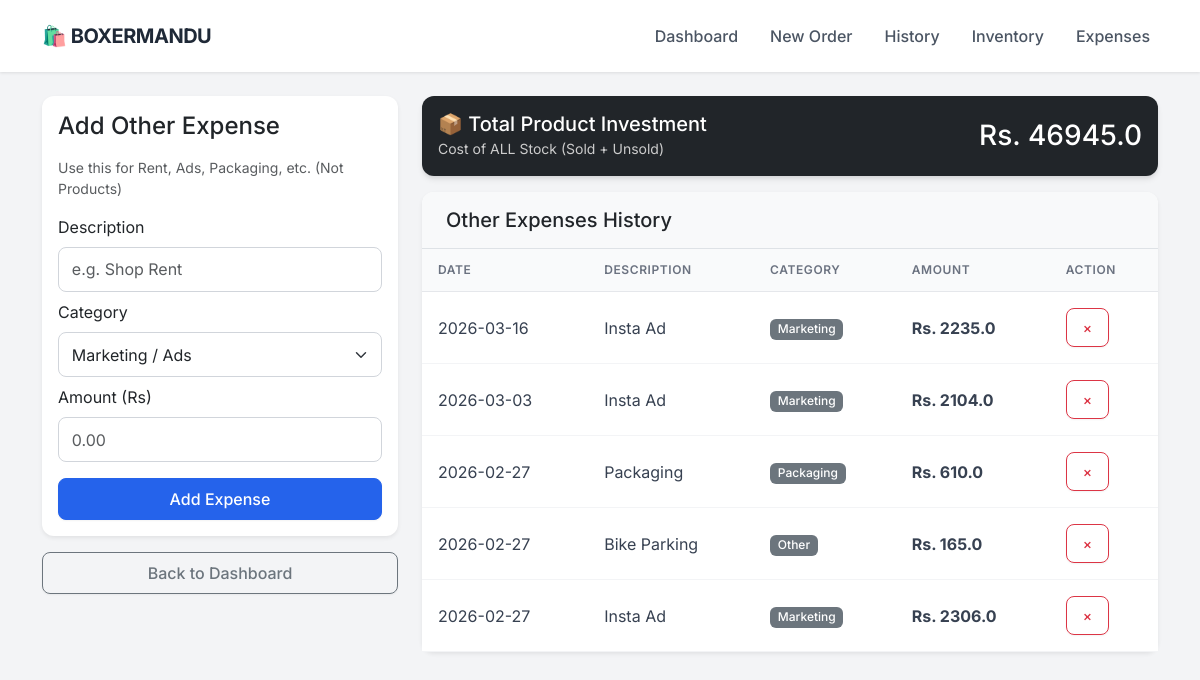
/expenses, run on the app's committed database.
### app.py (models this page shows)
class Expense(db.Model):
    id = db.Column(db.Integer, primary_key=True)
    description = db.Column(db.String(100), nullable=False)
    category = db.Column(db.String(50), nullable=False) # e.g. Rent, Marketing, Packaging
    amount = db.Column(db.Float, nullable=False)
    date = db.Column(db.DateTime, default=datetime.utcnow)

### app.py (the view, shortened to what this page needs)
@app.route('/expenses', methods=['GET', 'POST'])
def expenses():
    all_expenses = Expense.query.order_by(Expense.date.desc()).all()
    inventory_value = 0
    products = Product.query.all()
    for p in products:
        inventory_value += (p.stock * p.cost_price)
    sold_cost = 0
    order_items = OrderItem.query.all()
    for item in order_items:
        product = Product.query.get(item.product_id)
        if product:
            sold_cost += (item.quantity * product.cost_price)
    total_product_expense = inventory_value + sold_cost
    return render_template('expenses.html',
                           expenses=all_expenses,
                           product_expense=total_product_expense)

### templates/expenses.html (shortened to what this page needs)
{% extends "layout.html" %}
{% block content %}
<div class="row">
    <div class="col-md-4">
        <div class="card p-3 mb-3 shadow-sm">
            <h4 class="mb-3">Add Other Expense</h4>
            <p class="text-muted small">Use this for Rent, Ads, Packaging, etc. (Not Products)</p>
            <form method="POST">
                <label class="form-label">Description</label>
                <input type="text" name="description" class="form-control mb-2" placeholder="e.g. Shop Rent" required>
                <label class="form-label">Category</label>
                <select name="category" class="form-select mb-2">
                    <option value="Marketing">Marketing / Ads</option>
                </select>
                <label class="form-label">Amount (Rs)</label>
                <input type="number" name="amount" step="0.01" class="form-control mb-3" placeholder="0.00" required>
                <button type="submit" class="btn btn-primary w-100">Add Expense</button>
            </form>
        </div>
        <a href="/" class="btn btn-outline-secondary w-100">Back to Dashboard</a>
    </div>
    <div class="col-md-8">
        <div class="card text-white bg-dark mb-3">
            <div class="card-body d-flex justify-content-between align-items-center">
                <div>
                    <h5 class="mb-0">📦 Total Product Investment</h5>
                    <small style="color: #ccc;">Cost of ALL Stock (Sold + Unsold)</small>
                </div>
                <h3 class="mb-0">Rs. {{ product_expense }}</h3>
            </div>
        </div>
        <div class="card shadow-sm">
            <div class="card-header bg-light border-bottom">
                <h5 class="mb-0">Other Expenses History</h5>
            </div>
            <div class="table-responsive">
                <table class="table table-hover mb-0 align-middle">
                    <thead class="table-light">
                        <tr>
                            <th>Date</th>
                            <th>Description</th>
                            <th>Category</th>
                            <th>Amount</th>
                            <th>Action</th>
                        </tr>
                    </thead>
                    <tbody>
                        {% for exp in expenses %}
                        <tr>
                            <td>{{ exp.date.strftime('%Y-%m-%d') }}</td>
                            <td>{{ exp.description }}</td>
                            <td><span class="badge bg-secondary">{{ exp.category }}</span></td>
                            <td class="fw-bold">Rs. {{ exp.amount }}</td>
                            <td>
                                <a href="/delete_expense/{{ exp.id }}" class="btn btn-sm btn-outline-danger" onclick="return confirm('Delete this expense?')">×</a>
                            </td>
                        </tr>
                        {% else %}
                        <tr>
                            <td colspan="5" class="text-center text-muted py-4">No other expenses added yet.</td>
                        </tr>
                        {% endfor %}
                    </tbody>
                </table>
            </div>
        </div>
    </div>
</div>
{% endblock %}

### templates/layout.html (style rules this page uses)
:root { --primary-color: #2563eb; --bg-color: #f3f4f6; --text-dark: #1f2937; --card-shadow: 0 4px 6px -1px rgba(0, 0, 0, 0.1), 0 2px 4px -1px rgba(0, 0, 0, 0.06); }
body { font-family: 'Inter', sans-serif; background-color: var(--bg-color); color: var(--text-dark); }
.card { border: none; border-radius: 12px; box-shadow: var(--card-shadow); background: #ffffff; transition: transform 0.2s; }
.card-header { background-color: #ffffff; border-bottom: 1px solid #f3f4f6; font-weight: 600; padding: 1rem 1.5rem; border-radius: 12px 12px 0 0 !important; }
.btn { border-radius: 8px; font-weight: 500; padding: 0.5rem 1rem; box-shadow: 0 1px 2px 0 rgba(0, 0, 0, 0.05); }
.btn-primary { background-color: var(--primary-color); border-color: var(--primary-color); }
.table { margin-bottom: 0; }
.table thead th { background-color: #f9fafb; color: #6b7280; font-size: 0.75rem; text-transform: uppercase; letter-spacing: 0.05em; font-weight: 600; border-bottom: 1px solid #e5e7eb; padding: 0.75rem 1rem; }
.table tbody td { padding: 1rem 1rem; vertical-align: middle; color: #374151; border-bottom: 1px solid #f3f4f6; }
.badge { padding: 0.35em 0.65em; font-weight: 500; border-radius: 6px; }
.form-control, .form-select { border-radius: 8px; border: 1px solid #d1d5db; padding: 0.6rem 0.8rem; }

### data on the page
Expense: date "2026-03-16", description "Insta Ad", category "Marketing", amount "2235.0"
Expense: date "2026-03-03", description "Insta Ad", category "Marketing", amount "2104.0"
Expense: date "2026-02-27", description "Packaging", category "Packaging", amount "610.0"
Expense: date "2026-02-27", description "Bike Parking", category "Other", amount "165.0"
Expense: date "2026-02-27", description "Insta Ad", category "Marketing", amount "2306.0"

### other printed values
{{ product_expense }} "46945.0"
